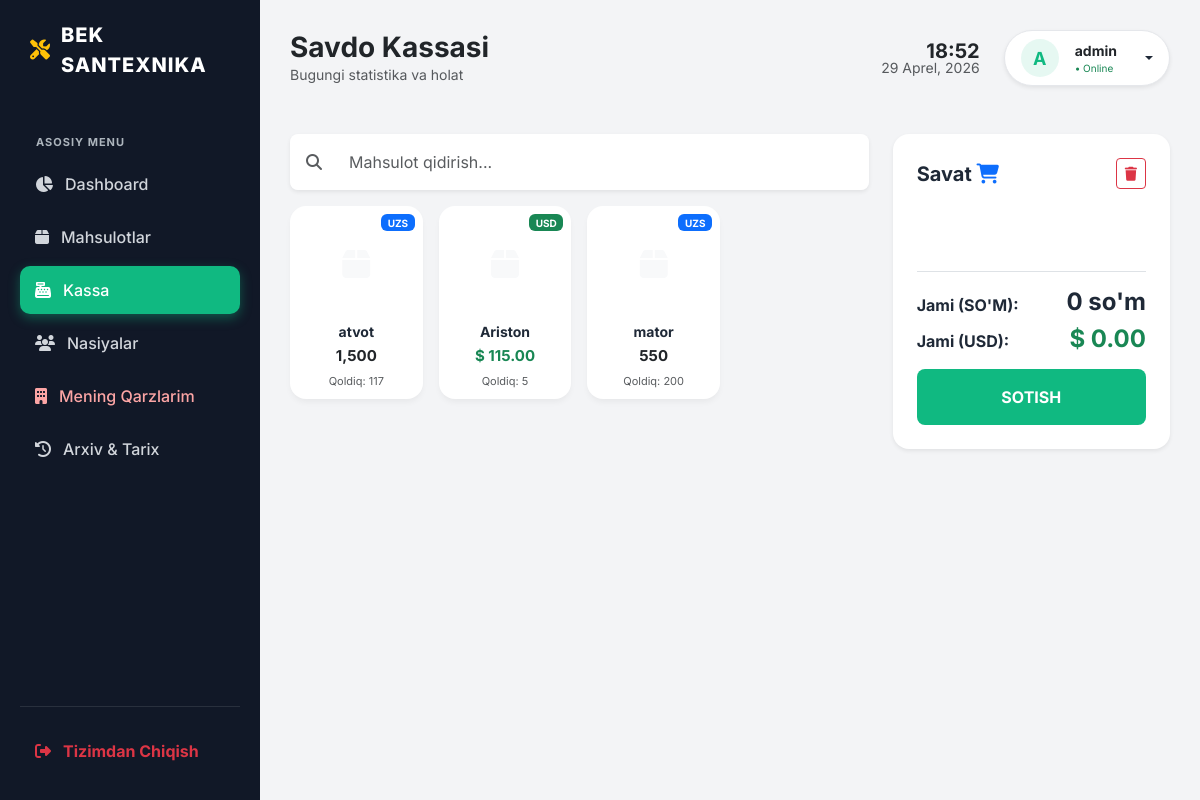
The page /pos (signed in) on the database its author committed.
### tables this page shows
CREATE TABLE products
                    (
                        id
                        INTEGER
                        PRIMARY
                        KEY
                        AUTOINCREMENT,
                        name
                        TEXT,
                        category
                        TEXT,
                        buy_price
                        REAL,
                        sell_price
                        REAL,
                        currency
                        TEXT
                        DEFAULT
                        'UZS',
                        quantity
                        INTEGER,
                        image
                        TEXT,
                        date_added
                        TEXT
                    );

### app.py (the view)
@app.route('/pos')
@login_required
def pos():
    conn = get_db()
    products = conn.execute("SELECT * FROM products WHERE quantity > 0").fetchall()
    conn.close()
    return render_template('pos.html', products=products)

### app.py (called while the page is built)
def get_db():
    conn = sqlite3.connect('database.db', timeout=30)
    try:
        conn.execute('PRAGMA journal_mode=WAL;')
        conn.execute('PRAGMA synchronous=NORMAL;')
    except:
        pass
    conn.row_factory = sqlite3.Row
    return conn

def login_required(f):
    @wraps(f)
    def decorated_function(*args, **kwargs):
        if not session.get('logged_in'): return redirect(url_for('login'))
        return f(*args, **kwargs)
    return decorated_function

@app.after_request
def add_header(response):
    if 'static' in request.path:
        response.cache_control.max_age = 31536000
        response.cache_control.public = True
    return response

### templates/pos.html (shortened to what this page needs)
{% extends 'base.html' %}
{% block title %} Savdo Kassasi {% endblock %}
{% block content %}
<div class="row h-100">
    <div class="col-lg-8">
        <div class="input-group mb-3 shadow-sm rounded-3 overflow-hidden">
            <span class="input-group-text bg-white border-0 ps-3"><i class="fas fa-search text-muted"></i></span>
            <input type="text" id="searchInput" class="form-control border-0 p-3" placeholder="Mahsulot qidirish...">
        </div>
        <div class="row g-3" id="productsGrid" style="max-height: 80vh; overflow-y: auto; padding-bottom: 50px;">
            {% for p in products %}
            <div class="col-lg-3 col-md-4 col-sm-6 col-6 product-item" data-name="{{ p.name.lower() }}">
                <div class="card-custom p-2 text-center h-100 position-relative"
                     onclick="addToCart({{ p.id }}, '{{ p.name }}', {{ p.sell_price }}, '{{ p.currency }}', '{{ p.image }}', {{ p.quantity }})"
                     style="cursor:pointer;">
                    <div class="badge {{ 'bg-success' if p.currency=='USD' else 'bg-primary' }} position-absolute top-0 end-0 m-2" style="font-size: 10px;">{{ p.currency }}</div>
                    <div style="height: 100px; display: flex; align-items: center; justify-content: center; margin-bottom: 10px;">
                        {% if p.image %}
                            <img src="/static/uploads/{{ p.image }}" loading="lazy" style="max-width: 100%; max-height: 100%; object-fit: contain;">
                        {% else %}
                            <i class="fas fa-box fa-2x text-light"></i>
                        {% endif %}
                    </div>
                    <h6 class="text-truncate fw-bold mb-1" style="font-size: 14px;">{{ p.name }}</h6>
                    <div class="fw-bold {{ 'text-success' if p.currency=='USD' else 'text-dark' }}" style="font-size: 15px;">
                        {% if p.currency == 'USD' %}
                            $ {{ "{:,.2f}".format(p.sell_price) }}
                        {% else %}
                            {{ "{:,.0f}".format(p.sell_price) }}
                        {% endif %}
                    </div>
                    <small class="text-muted" style="font-size: 11px;">Qoldiq: <span id="stock-{{ p.id }}">{{ p.quantity }}</span></small>
                </div>
            </div>
            {% endfor %}
        </div>
    </div>
    <div class="col-lg-4">
        <div class="card-custom d-flex flex-column h-100 shadow-sm">
            <div class="d-flex justify-content-between align-items-center pb-2 mb-2">
                <h5 class="fw-bold m-0">Savat <i class="fas fa-shopping-cart text-primary"></i></h5>
                <button class="btn btn-sm btn-outline-danger" onclick="cart={}; renderCart();"><i class="fas fa-trash"></i></button>
            </div>
            <div id="cartItems" class="flex-grow-1 overflow-auto pe-1"></div>
            <div class="border-top pt-3 mt-auto">
                <div class="d-flex justify-content-between mb-2 align-items-end" id="total-uzs-row" style="display: none;">
                    <span class="fw-bold">Jami (SO'M):</span>
                    <h4 class="fw-bold m-0" id="totalUZS">0 so'm</h4>
                </div>
                <div class="d-flex justify-content-between mb-3 align-items-end" id="total-usd-row" style="display: none;">
                    <span class="fw-bold">Jami (USD):</span>
                    <h4 class="fw-bold m-0 text-success" id="totalUSD">$ 0.00</h4>
                </div>
                <button class="btn btn-primary w-100 py-3 fw-bold" onclick="sell()">SOTISH</button>
            </div>
        </div>
    </div>
</div>
{% endblock %}

### templates/base.html (style rules this page uses)
:root { --primary-color: #10b981; --primary-hover: #059669; --sidebar-bg: #111827; --bg-body: #f3f4f6; --text-dark: #1f2937; }
body { font-family: 'Inter', sans-serif; background-color: var(--bg-body); color: var(--text-dark); overflow-x: hidden; }
.card-custom { background: #fff; border-radius: 16px; padding: 24px; box-shadow: 0 4px 6px -1px rgba(0, 0, 0, 0.05); border: none; height: 100%; }
.btn-primary { background-color: var(--primary-color); border: none; padding: 10px 20px; border-radius: 8px; font-weight: 600; }

### rows shown on the page
products: currency "UZS", name "atvot", sell_price "1,500", quantity "117"
products: currency "USD", name "Ariston", sell_price "115.00", quantity "5"
products: currency "UZS", name "mator", sell_price "550", quantity "200"

### other values the page prints
{{ session.get('username', 'A')[0].upper() }} "A"
{{ session.get('username', 'Admin') }} "admin"
